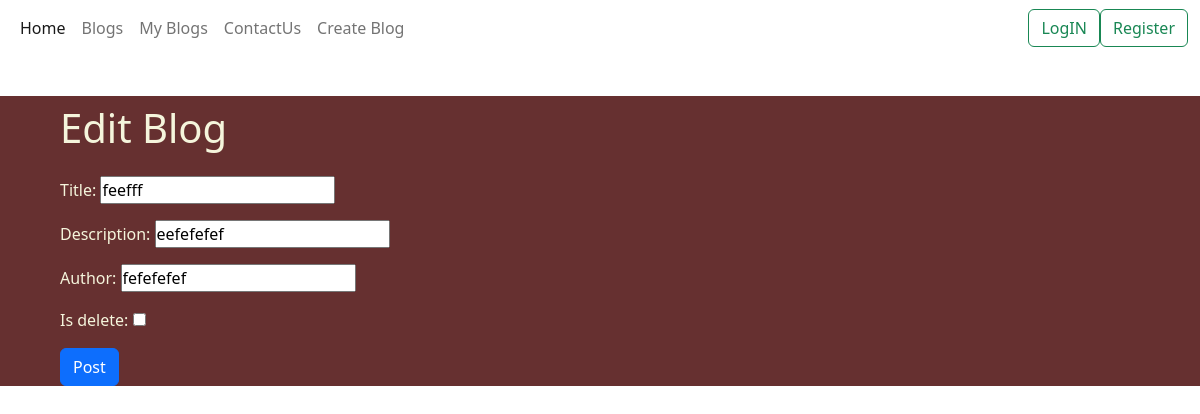
/7, run on the app's committed database.
### app1/models.py (models this page shows, shortened)
class Form(models.Model):
    Title = models.CharField(max_length=500)
    Description = models.CharField(max_length=50000)
    Author = models.CharField(max_length=100)
    is_delete = models.BooleanField(default=False)

### app1/views.py (the view)
# urls.py: path('<int:pk>',edit,name='edit'),
def edit(request,pk):
    blog_info = Form.objects.get(id=pk)
    form_info = Info(request.POST or None,instance=blog_info )
    if request.method == "POST":
        if form_info.is_valid():
            form_info.save()
        else:
            print(form_info.errors)
        return redirect(blog)
    blog_info = Form.objects.all().values()
    return render(request,'edit.html',context={'form':form_info,'data':blog_info})

### app1/forms.py
class Info(forms.ModelForm):
    class Meta:
        model = Form
        fields = "__all__"

### app1/Templates/edit.html (shortened to what this page needs)
{% extends 'base.html' %}
{% block content %}
<div class="container-fluid mt-5" style="background-color: rgb(102, 48, 48); color: beige;">
    <div class="row g-2">
        <div class="col-xl-6 col-lg-12">
            <div class="form_sub ps-5">
                <h1 class="mb-4">Edit Blog</h1>
                <form method="POST">
                    {{ form.as_p}}
                    <button type="submit" class="btn btn-primary">Post</button>
                </form>
            </div>
        </div>
    </div>
</div>
{% endblock %}

### app1/static/css/style.css (style rules this page uses)
* { margin: 0; padding: 0; }

### data on the page
Form: Title "feefff", Description "eefefefef", Author "fefefefef"
